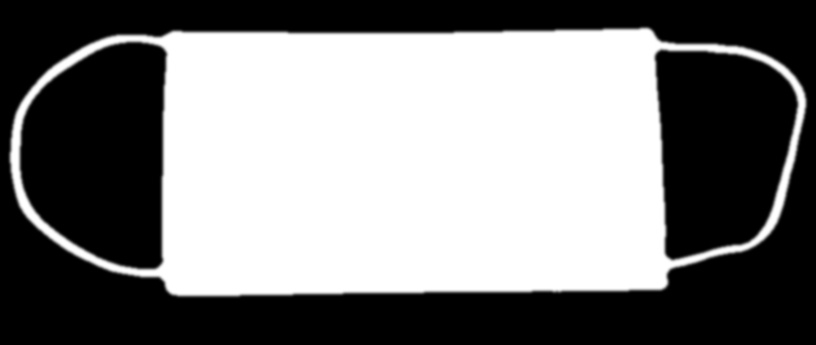
#> input picture kouzhao/mask_dst2.jpg, 816 x 345 px
$ python '长宽&耳线检测.py'
#> lines starting #> are read from the running program, lines starting #| are printed output that depends on the picture; after the words box and inside, x2 and y2 are one past the last pixel; in counts of white or black regions, pixels touching at a corner belong together; long printed decimals are rounded
import numpy as np
import cv2

#对旋转前的图像进行开运算，提取除了耳线的口罩矩形区域

img = cv2.imread('mask_dst2.jpg', cv2.IMREAD_UNCHANGED)
#> img is the input picture: shape (345, 816, 3); min 0, max 255, mean 124.3
k = np.ones((19, 19), np.uint8)
result = cv2.morphologyEx(img, cv2.MORPH_OPEN, k)
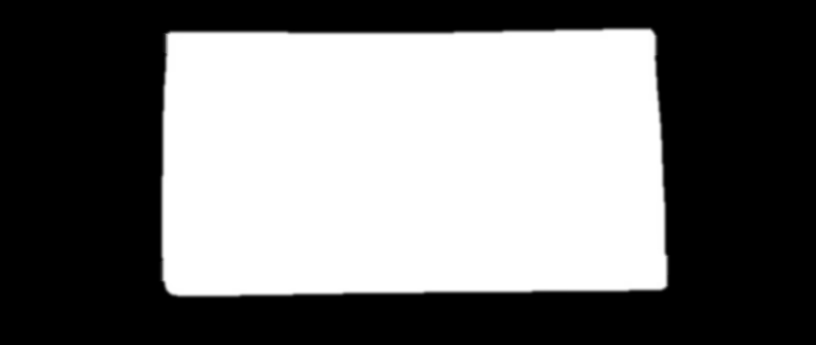
#> result: shape (345, 816, 3); min 0, max 255, mean 117.8

image = cv2.cvtColor(result, cv2.COLOR_BGR2GRAY)
image = cv2.GaussianBlur(image, (7, 7), 0)
cv2.imshow('image', image)
cv2.waitKey(0)

'''
x, y, w, h = cv2.boundingRect(image)
img = cv2.rectangle(result, (x, y), (x+w, y+h), (0, 255, 0), 2)  #不具备旋转角度的矩形框架
'''

#提取口罩除耳线的外接最小矩形
contours, hierarchy = cv2.findContours(image, cv2.RETR_CCOMP,
                                       cv2.CHAIN_APPROX_TC89_L1)
#> contours = 1 contour; box (x1, y1, x2, y2) and area: (157, 24, 673, 301) 137292
result = cv2.cvtColor(image, cv2.COLOR_GRAY2BGR)
img3 = cv2.drawContours(result, contours, -1, (0, 255, 0), 3)
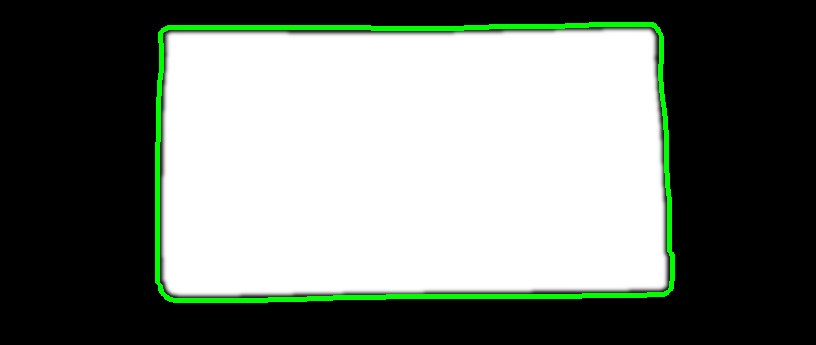
#> img3: shape (345, 816, 3); mean B, G, R 117.7, 124.6, 117.7
cv2.imshow('img3', img3)
cv2.waitKey(0)
#print(contours)
rect = cv2.minAreaRect(contours[0])
#> rect = ((413.8, 162.1), (515.2, 273.5), -0.397)
#rect_a = np.array(rect)
print(rect[2])  #最小外接矩形的偏移旋转角度
#| -0.397
box = cv2.boxPoints(rect)
#> box = [[157.1, 300.6], [155.2, 27.09], [670.4, 23.52], [672.3, 297]]
box = np.int0(box)
#> box = [[157, 300], [155, 27], [670, 23], [672, 297]]
print(box)
#| [[157 300]
#|  [155  27]
#|  [670  23]
#|  [672 297]]
result = cv2.cvtColor(image, cv2.COLOR_GRAY2BGR)
#绘制旋转回正前的外接最小矩形
img = cv2.drawContours(result, [box], 0, (0, 0, 255), 2)
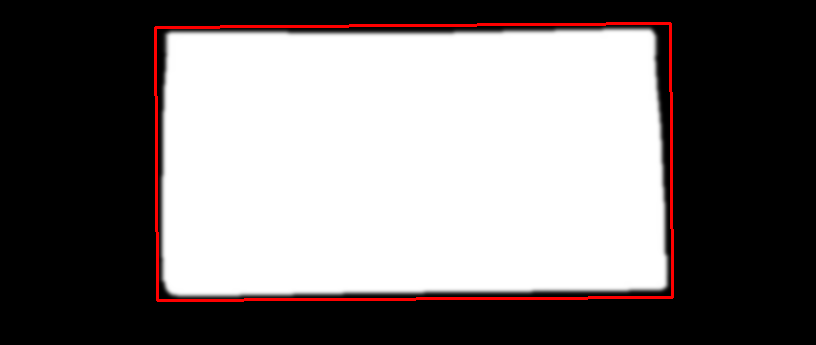
#> img: shape (345, 816, 3); mean B, G, R 117.8, 117.8, 122.1

cv2.imshow('img', img)
cv2.waitKey(0)
#对图像进行旋转回正
x = img.shape[1]
#> x = 816
y = img.shape[0]
#> y = 345
#获取旋转后的图像
h = rect[0][1]
#> h = 162.1
w = rect[0][0]
#> w = 413.8
cx = w//2
#> cx = 206
cy = h//2
#> cy = 81
M = cv2.getRotationMatrix2D((cx, cy), rect[2], 1.0)
#> M = [[1, -0.00693, 0.566], [0.00693, 1, -1.43]]
cos = np.abs(M[0, 0])
#> cos = 1
sin = np.abs(M[0, 1])
#> sin = 0.00693
nW = int((h*sin) + (w*cos))
#> nW = 414
nH = int((h*cos) + (w*sin))
#> nH = 164

M[0, 2] += (nW/2) - cx
M[1, 2] += (nH/2) - cy
print("M:", M)
#| M: [[ 1   -0.006928  1.566]
#|  [ 0.006928  1   -0.4253]]
image2 = cv2.imread('mask_dst2.jpg', cv2.IMREAD_UNCHANGED)

#获取除去耳线前的旋转回正总图像
rotate_mask = cv2.warpAffine(image2, M, (x, y))
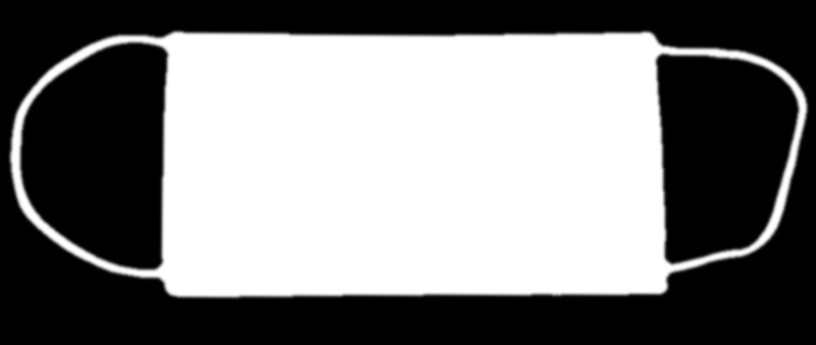
#> rotate_mask: shape (345, 816, 3); min 0, max 255, mean 124.3
cv2.imshow('rotate_mask', rotate_mask)
#再次进行开运算，提取旋转回正之后的除耳线的口罩矩形区域
k = np.ones((17, 17), np.uint8)
result_rotate_mask = cv2.morphologyEx(rotate_mask, cv2.MORPH_OPEN, k)
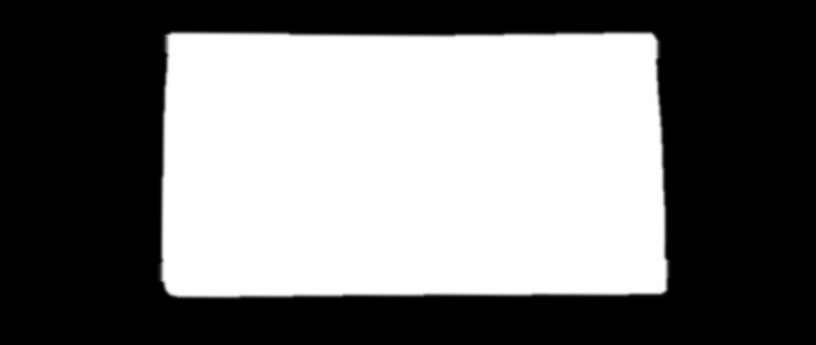
#> result_rotate_mask: shape (345, 816, 3); min 0, max 255, mean 117.9
#cv2.imshow('ss', result_rotate_mask)
result_rotate_mask = cv2.cvtColor(result_rotate_mask, cv2.COLOR_BGR2GRAY)####
#> result_rotate_mask: shape (345, 816)

contours2, hierarchy2 = cv2.findContours(result_rotate_mask, cv2.RETR_CCOMP, cv2.CHAIN_APPROX_SIMPLE)
#> contours2 = 1 contour; box (x1, y1, x2, y2) and area: (156, 29, 673, 301) 135016

rect_result_rotate_mask = cv2.minAreaRect(contours2[0])#获取框选矩形的坐标，长宽
#> rect_result_rotate_mask = ((414, 164.5), (271, 516), -90)

print(rect_result_rotate_mask) #获取口罩的长宽与中心点坐标
#| ((414.0, 164.5), (271.0, 516.0), -90.0)
box = cv2.boxPoints(rect_result_rotate_mask)
#> box = [[672, 300], [156, 300], [156, 29], [672, 29]]
box = np.int0(box)


result_rotate_mask = cv2.cvtColor(result_rotate_mask, cv2.COLOR_GRAY2BGR)

result_rotate_mask = cv2.drawContours(result_rotate_mask, [box], 0, (0, 0, 255), 2)
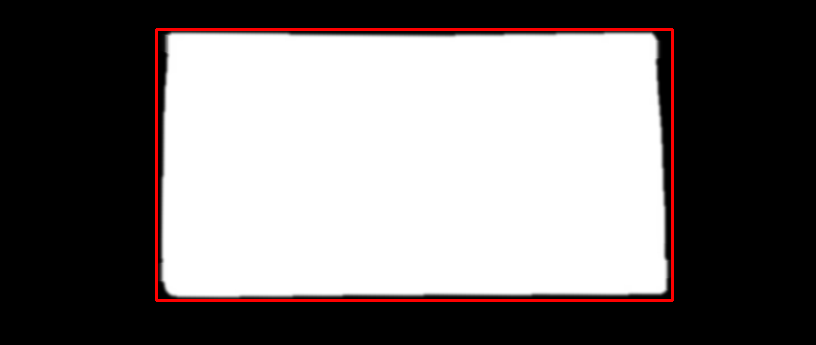
#> result_rotate_mask: shape (345, 816, 3); 1.68% of pixels changed, all inside (x1, y1, x2, y2) = (155, 28, 674, 302)

#cv2.imshow('result_rotate_mask', result_rotate_mask)
#cv2.waitKey(0)
#确定box的四个顶点
x_min = np.min(box[:, 0])
#> x_min = 156
x_max = np.max(box[:, 0])
#> x_max = 672
y_min = np.min(box[:, 1])
#> y_min = 29
y_max = np.max(box[:, 1])
#> y_max = 300
box_coordinates = np.array([[x_min, y_min], [x_max, y_min],
                            [x_min, y_max], [x_max, y_max]])
#> box_coordinates = [[156, 29], [672, 29], [156, 300], [672, 300]]

#获取口罩的四个端点位置为耳线位置的定位提供基准
print(box_coordinates)
#| [[156  29]
#|  [672  29]
#|  [156 300]
#|  [672 300]]


#通过对旋转后的图像的加减提取耳线
subtracted = cv2.subtract(rotate_mask, result_rotate_mask)
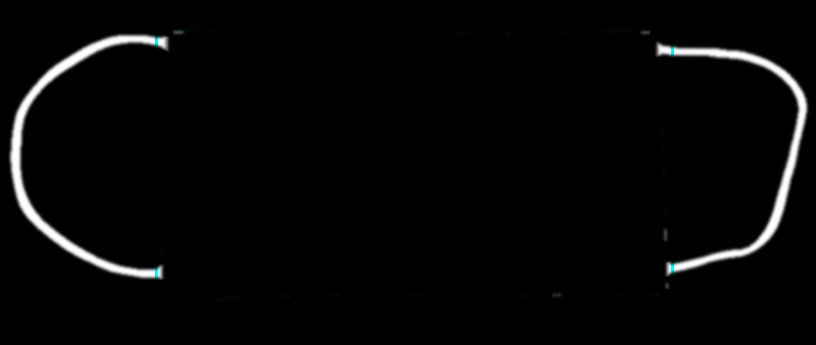
#> subtracted: shape (345, 816, 3); mean B, G, R 6.4, 6.4, 6.3

k2 = np.ones((5, 5), np.uint8)
result_subtracted = cv2.morphologyEx(subtracted, cv2.MORPH_OPEN, k2)
result_subtracted = cv2.GaussianBlur(result_subtracted, (3, 3), 0) #回正后的耳线图

result_subtracted = cv2.cvtColor(result_subtracted, cv2.COLOR_BGR2GRAY)
#> result_subtracted: shape (345, 816)

cv2.imshow('result_subtracted', result_subtracted) #返回回正之后的耳线图

#提取耳线上的坐标点并对耳线上的坐标点分析与最小外接矩形相交的点的坐标，算出与边界的像素点。


height, width = result_subtracted.shape
#> height = 345; width = 816
#print(height, width)

points = []
for i in range(height-1):
    for j in range(width-1):
        if result_subtracted[i][j] != 0:
            a = [i, j]
            points.append(a)
        else:
            pass
print(points)  #(y, x)
#> (printed output is left out)
#print(len(points))
points = np.array(points)

#box_coordinates为矩形的四个顶点
left_box_coordinate = box_coordinates[0][0]
#> left_box_coordinate = 156
right_box_coordinate = box_coordinates[1][0]
#> right_box_coordinate = 672
high_box_coordinate = box_coordinates[0][1]
#> high_box_coordinate = 29
low_box_coordinate = box_coordinates[2][1]
#> low_box_coordinate = 300
mid_high = (low_box_coordinate-high_box_coordinate)/2+high_box_coordinate
#> mid_high = 164.5
print(mid_high)

#取上半部分的耳线点
points_top_half = []
for i in range(len(points)):
    if points[i][0] <= mid_high:
        points_top_half.append(points[i])
    else:
        pass
#> after the loop, points_top_half = 8987 pairs, first value 27 to 164, second value 6 to 810

points_top_half = np.array(points_top_half)
points_top_half_x = []
for i in range(len(points_top_half)):
    points_top_half_x.append(points_top_half[i][1])
#> after the loop, points_top_half_x = 8987 values, max 810 at index 6630, min 6 at index 8440, mean 414.6
#print(points_top_half)
#取下半部分的耳线点
points_low_half = []
for i in range(len(points)):
    if points[i][0] >= mid_high:
        points_low_half.append(points[i])
    else:
        pass
#> after the loop, points_low_half = 8131 pairs, first value 165 to 301, second value 7 to 799
points_low_half = np.array(points_low_half)
points_low_half_x = []
#取下半部分的x坐标
for i in range(len(points_low_half)):
    points_low_half_x.append(points_low_half[i][1])
#> after the loop, points_low_half_x = 8131 values, max 799 at index 35, min 7 at index 0, mean 407.2
#print(points_low_half)

'''
#取耳线轮廓点的横坐标（即[i][1]）
points_x = []
for i in range(len(points)):
    points_x.append(points[i][1])

print(points_x)
'''
#取耳线离矩形区域最近的点
#定义距离函数
def find_close(arr, e):

#> called with e = 156
    size = len(arr)
#> size = 8987
    idx = 0
    val = abs(e - arr[idx])
#> val = 18

    for i in range(1, size):
        val1 = abs(e - arr[i])
        if val1 < val:
            idx = i
            val = val1
#> this loop made 8986 passes
#> (val1, val) on passes 8, 41, 172, 173, 174, 175, 176, 177, 282, 283, 284, 285: (16, 16), (15, 15), (14, 14), (13, 13), (12, 12), (11, 11), (10, 10), (9, 9), (8, 8), (7, 7), (6, 6), (5, 5)
#> val1 on passes 1 to 6: 19, 20, 21, 22, 23, 24
#> after the loop, idx = 421; val = 0

    return arr[idx], idx

#找出上半部分对应的两个耳线点的坐标
left_top_point = find_close(points_top_half_x, left_box_coordinate)
#> left_top_point = (156, 421)
right_top_point = find_close(points_top_half_x, right_box_coordinate)
#> the loop in find_close (call 2), `for i in range(1, size):` made 8986 passes
#> (val1, val) on passes 1, 2, 3, 4, 5, 6, 7, 18, 19, 20, 21, 22: (497, 497), (496, 496), (495, 495), (494, 494), (493, 493), (492, 492), (491, 491), (490, 490), (489, 489), (488, 488), (487, 487), (65, 65)
#> val1 on passes 8 to 13: 500, 499, 498, 497, 496, 495
#> right_top_point = (672, 1619)
left_low_point = find_close(points_low_half_x, left_box_coordinate)
#> left_low_point = (156, 5746)
right_low_point = find_close(points_low_half_x, right_box_coordinate)
#> right_low_point = (672, 5399)

#得到4个耳线交点的y坐标值
left_top_point_y = points_top_half[left_top_point[1]][0]
#> left_top_point_y = 33
right_top_point_y = points_top_half[right_top_point[1]][0]
#> right_top_point_y = 43
left_low_point_y = points_low_half[left_low_point[1]][0]
#> left_low_point_y = 263
right_low_point_y = points_low_half[right_low_point[1]][0]
#> right_low_point_y = 260


#print(left_box_coordinate, right_box_coordinate)
print(left_top_point, right_top_point, left_low_point, right_low_point)
#cv2.imshow('img', img)
#cv2.imshow('result', result)
cv2.imshow('result_rotate_mask', result_rotate_mask)
#cv2.imshow('rotate_mask', rotate_mask)
cv2.waitKey(0)
cv2.destroyAllWindows()
